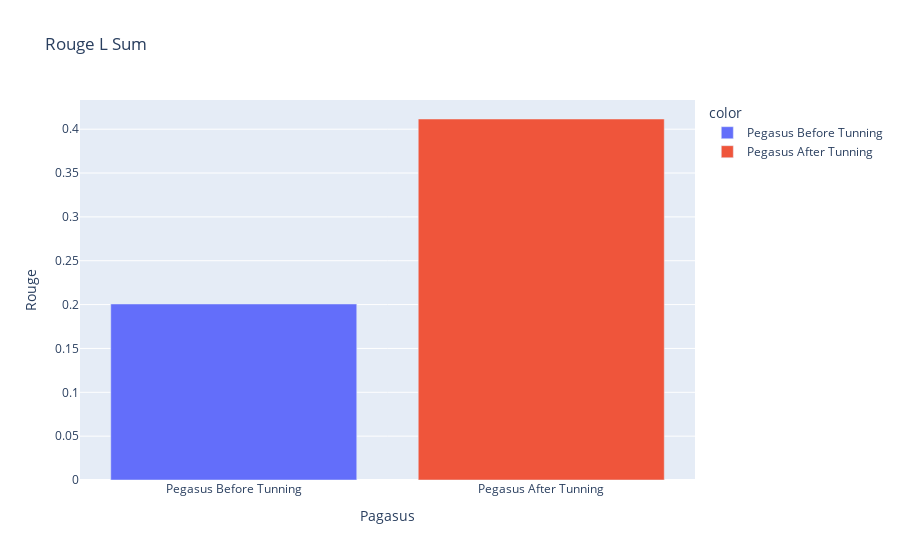

The cell this chart's notebook holds for it:
### Code cell
# Plot The Result Using Plotly
px.bar(x=X_axis, y=rouge_l_sum_y_axis, color=X_axis, title="Rouge L Sum").update_layout(
    xaxis_title="Pagasus Summarization Model", 
    yaxis_title="Rouge"
)

### Figure 1 — Plotly figure (JSON) as saved in the notebook; plotly's stock layout.template omitted (floating-point values rounded to 4 significant figures)
{"data": [{"alignmentgroup": "True", "hovertemplate": "color=Pegasus Before Tunning<br>x=%{x}<br>y=%{y}<extra></extra>", "legendgroup": "Pegasus Before Tunning", "marker": {"color": "#636efa", "pattern": {"shape": ""}}, "name": "Pegasus Before Tunning", "offsetgroup": "Pegasus Before Tunning", "orientation": "v", "showlegend": true, "textposition": "auto", "type": "bar", "x": ["Pegasus Before Tunning"], "xaxis": "x", "y": [0.2007], "yaxis": "y"}, {"alignmentgroup": "True", "hovertemplate": "color=Pegasus After Tunning<br>x=%{x}<br>y=%{y}<extra></extra>", "legendgroup": "Pegasus After Tunning", "marker": {"color": "#EF553B", "pattern": {"shape": ""}}, "name": "Pegasus After Tunning", "offsetgroup": "Pegasus After Tunning", "orientation": "v", "showlegend": true, "textposition": "auto", "type": "bar", "x": ["Pegasus After Tunning"], "xaxis": "x", "y": [0.4116], "yaxis": "y"}], "layout": {"barmode": "relative", "legend": {"title": {"text": "color"}, "tracegroupgap": 0}, "title": {"text": "Rouge L Sum"}, "xaxis": {"anchor": "y", "domain": [0, 1], "title": {"text": "Pagasus"}}, "yaxis": {"anchor": "x", "domain": [0, 1], "title": {"text": "Rouge"}}}}
